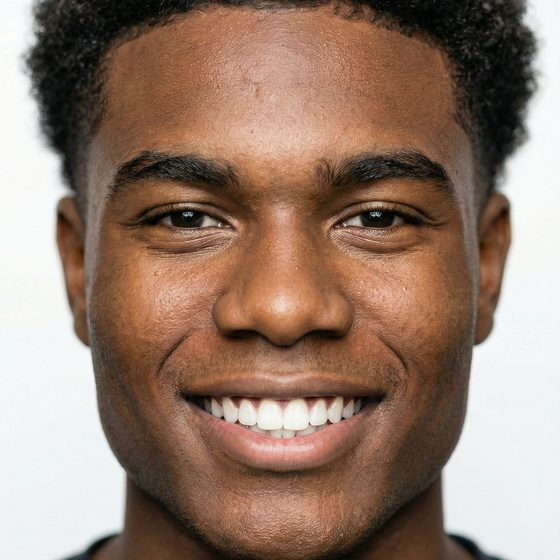
#> input picture img/ados-roy-thumb.jpg, 560 x 560 px
$ python -i build_catalog.py   (imports and definitions only)
#> lines starting #> are read from the running program, lines starting #| are printed output that depends on the picture
#!/usr/bin/env python3
"""
LOU DENIM — Catalogue Modèles IA
Scans a MODEL CATALOG folder tree (section/Model/{*_CS, *_CU|*_ECU}) and
builds a self-contained static site: face grid by section -> click ->
character-sheet view. Studio Blush brand.

Usage: python3 build_catalog.py <source_dir> <out_dir>
Conventions:
  - subfolder of source        = section (femmes, hommes, ados, enfants, seniors)
  - subfolder of section       = model name (folder name displayed, capitalized)
  - file containing 'CS'       = character sheet (16:9)
  - file containing 'CU'/'ECU' = close-up portrait (grid thumbnail)
  - fallback: landscape image  = sheet, portrait image = close-up
"""
import base64, io, json, os, re, sys, unicodedata
from PIL import Image

SRC = sys.argv[1] if len(sys.argv) > 1 else "/mnt/user-data/uploads/MODEL CATALOG"
OUT = sys.argv[2] if len(sys.argv) > 2 else "/root/catalogue-models"
LOGO = "/root/.claude/skills/pdf-lou/assets/lou-denim-logo.svg"

SECTION_ORDER = ["femmes", "hommes", "ados", "enfants", "seniors"]
SECTION_LABEL = {"femmes": "Femmes", "hommes": "Hommes", "ados": "Ados",
                 "enfants": "Enfants", "seniors": "Seniors"}

THUMB_PX   = 560   # square face thumb
FACE_PX    = 1000  # face image in the sheet view
SHEET_W    = 1800  # character sheet width
JPG_Q      = 82

def slugify(s):
    s = unicodedata.normalize("NFKD", s).encode("ascii", "ignore").decode()
    return re.sub(r"[^a-z0-9]+", "-", s.lower()).strip("-")

# [19 lines left out: function classify, not called in this run]

def save_jpg(im, path, quality=JPG_Q):
    im.convert("RGB").save(path, "JPEG", quality=quality, optimize=True, progressive=True)

def detect_face_center(pil_im):
    """return (cx, cy) of the largest detected face, or None"""
    try:
        import cv2, numpy as np
        small = pil_im.convert("RGB").copy()
        scale = 800 / max(small.size)
        if scale < 1:
            small = small.resize((round(small.width*scale), round(small.height*scale)), Image.LANCZOS)
        else:
            scale = 1.0
        gray = cv2.cvtColor(np.array(small), cv2.COLOR_RGB2GRAY)
        cascade = cv2.CascadeClassifier(cv2.data.haarcascades + "haarcascade_frontalface_default.xml")
        faces = cascade.detectMultiScale(gray, 1.1, 5, minSize=(60, 60))
        if len(faces) == 0:
            return None
        x, y, fw, fh = max(faces, key=lambda f: f[2]*f[3])
        return ((x + fw/2) / scale, (y + fh/2) / scale)
    except Exception:
        return None

def face_thumb(src, dst, px=THUMB_PX):
#> called with src = '../../img/ados-roy-thumb.jpg', dst = 'out.png', px = 560
    with Image.open(src) as im:
#> im is the input picture: PIL image 560x560 RGB; mean R, G, B 150.5, 125.4, 110.4
        w, h = im.size
#> w = 560; h = 560
        side = min(w, h)
#> side = 560
        c = detect_face_center(im)
#> in detect_face_center, `gray = cv2.cvtColor(np.array(small), cv2.COLOR_RGB2GRAY)`:
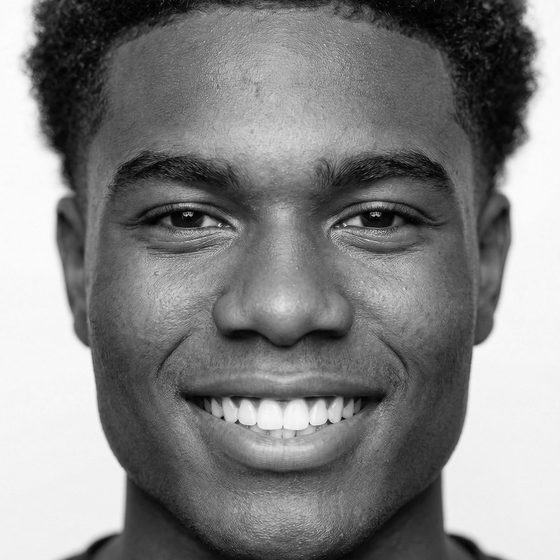
#> gray: shape (560, 560); min 0, max 255, mean 131.2
#> in detect_face_center, `faces = cascade.detectMultiScale(gray, 1.1, 5, minSize=(60, 60))`: faces = [[69, 47, 423, 423]]
#> in detect_face_center, `x, y, fw, fh = max(faces, key=lambda f: f[2]*f[3])`: x = 69; y = 47; fw = 423
#> c = (280.5, 258.5)
        if c:
            # bias slightly below face centre: prioritise mouth/chin over forehead
            cx, cy = int(c[0]), int(c[1] + 0.05 * side)
#> cx = 280; cy = 286
        else:
            cx, cy = w // 2, int(h * 0.45)  # fallback
        left = max(0, min(w - side, cx - side // 2))
#> left = 0
        top  = max(0, min(h - side, cy - side // 2))
#> top = 0
        im = im.crop((left, top, left + side, top + side))
        # trim ~1% on every edge: kills 1-2px dark generation rims (e.g. Ella)
        t = max(2, side // 100)
#> t = 5
        im = im.crop((t, t, side - t, side - t))
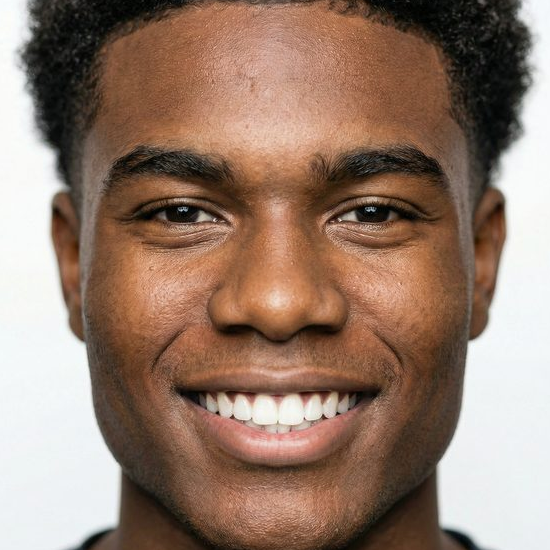
#> im: PIL image 550x550 RGB; mean R, G, B 150, 124.1, 108.7
        im = im.resize((px, px), Image.LANCZOS)
#> im: PIL image 560x560 RGB
        save_jpg(im, dst)

# [57 lines left out: functions resize_w, main, not called in this run]

HTML_TEMPLATE = r"""<!DOCTYPE html>
<html lang="fr">
<head>
<meta charset="utf-8">
<meta name="viewport" content="width=device-width, initial-scale=1">
<title>LOU DENIM — Catalogue Modèles IA</title>
<meta name="robots" content="noindex">
<style>
@import url('https://fonts.googleapis.com/css2?family=Jost:wght@300;400;500;600&display=swap');
:root{
  --blush:#FBF1EF; --blush2:#F5E3DF; --blush3:#EBC9C3;
  --ink:#000; --grey:#666;
}
*{box-sizing:border-box;margin:0;padding:0}
body{font-family:'Jost',sans-serif;background:#fff;color:var(--ink);position:relative}
.wrap{max-width:1180px;margin:0 auto;padding:0 20px}

header.wrap{padding:86px 20px 26px;text-align:center}
header img{height:86px;margin-bottom:8px}
.rule{width:330px;max-width:70%;height:1px;background:var(--ink);margin:0 auto 10px}
.doc-band{display:inline-block;background:var(--ink);color:#fff;padding:10px 34px;border-radius:999px;
  font-size:15px;letter-spacing:.32em;text-transform:uppercase;font-weight:500;margin-top:24px}
.sub{font-size:12px;letter-spacing:.24em;text-transform:uppercase;color:var(--ink)}
.contact{margin-top:8px;font-size:11px;letter-spacing:.1em;color:var(--grey)}
.intro{max-width:640px;margin:20px auto 0;font-size:14px;font-weight:300;line-height:1.55;color:#333}

nav{position:sticky;top:0;background:#fff;border-top:1px solid #eee;border-bottom:1px solid #eee;
  z-index:5;margin-top:26px}
nav .wrap{display:flex;gap:6px;justify-content:center;flex-wrap:wrap;padding:10px 20px}
nav a{font-size:12px;letter-spacing:.18em;text-transform:uppercase;text-decoration:none;
  color:var(--ink);padding:7px 16px;border-radius:999px;background:#fff;border:1px solid #000;transition:background .15s}
nav a:hover{border-color:#E7549F;color:#E7549F;background:#fff}

section{padding:34px 0 6px}
h2.band{background:var(--ink);color:#fff;font-size:14px;font-weight:500;letter-spacing:.3em;
  text-transform:uppercase;padding:9px 18px;border-radius:10px;display:flex;justify-content:space-between;align-items:center}
h2.band .count{font-size:11px;letter-spacing:.14em;color:var(--blush3)}
.grid{display:grid;grid-template-columns:repeat(auto-fill,minmax(158px,1fr));gap:16px;margin-top:18px}
.card{cursor:pointer;background:#fff;border:1px solid #e8e0dd;padding:8px 8px 10px;border-radius:4px;
  transition:transform .12s, box-shadow .12s, border-color .12s}
.card:hover{border-color:#E7549F}
.card:hover{transform:translateY(-3px);box-shadow:0 8px 22px rgba(0,0,0,.10)}
.card img{width:100%;aspect-ratio:1/1;object-fit:cover;border-radius:2px;display:block;background:var(--blush2)}
.card .nm{margin-top:8px;text-align:center;font-size:13px;letter-spacing:.16em;text-transform:uppercase;font-weight:500}

footer{margin-top:46px;padding:26px 0 34px;background:#F3F3F2;text-align:center}
footer p{font-size:11px;letter-spacing:.14em;color:#444;text-transform:uppercase}
footer p+p{margin-top:6px}
footer a{color:#000}

/* ---- sheet view (lightbox) ---- */
#lb{position:fixed;inset:0;background:#fff;z-index:50;display:none;overflow-y:auto}
#lb.open{display:block}
#lb .inner{max-width:1180px;margin:0 auto;padding:26px 20px 60px}
#lb .top{display:flex;justify-content:space-between;align-items:center;margin-bottom:20px}
#lb .nm-band{background:var(--ink);color:#fff;padding:8px 26px;border-radius:999px;font-size:15px;
  letter-spacing:.3em;text-transform:uppercase;font-weight:500}
#lb .sec-tag{font-size:11px;letter-spacing:.2em;text-transform:uppercase;color:var(--grey);margin-left:14px}
#lb button{font-family:'Jost';background:var(--blush);border:0;cursor:pointer;font-size:12px;
  letter-spacing:.18em;text-transform:uppercase;padding:10px 18px;border-radius:999px}
#lb button:hover{background:#fff;box-shadow:inset 0 0 0 1px #E7549F;color:#E7549F}
#lb .imgs{display:flex;flex-direction:column;gap:18px}
#lb .imgs img{width:100%;border-radius:4px;display:block;background:var(--blush2)}
#lb .duo{display:grid;grid-template-columns:minmax(0,340px) 1fr;gap:18px;align-items:start}
#lb .duo .face{width:100%;border-radius:4px}
@media(max-width:700px){#lb .duo{grid-template-columns:1fr}}
#lb .navrow{display:flex;justify-content:space-between;margin-top:26px}
#lb .cta{margin-top:30px;background:var(--blush2);padding:18px 20px;border-radius:4px;
  display:flex;justify-content:space-between;align-items:center;gap:14px;flex-wrap:wrap}
#lb .cta span{font-size:13px;font-weight:300}
#lb .cta a{background:#000;color:#fff;text-decoration:none;font-size:12px;letter-spacing:.18em;
  text-transform:uppercase;padding:11px 20px;border-radius:999px}
#dotfx{position:absolute;top:0;left:0;width:100%;height:430px;z-index:-1;pointer-events:none}
@media (prefers-reduced-motion: reduce){#dotfx{display:none}}
.socials{display:flex;gap:20px;justify-content:center;margin-top:16px}.socials a{color:#8a8f93;transition:color .15s}.socials a:hover{color:#E7549F}.socials svg{height:18px;width:18px;fill:currentColor;display:block}
</style>
</head>
<body>

<canvas id="dotfx"></canvas>

<header class="wrap">
  <a href="index.html"><img src="__LOGO_SRC__" alt="Lou Denim"></a>
  <div class="rule"></div>
  <p class="sub">Directeur artistique IA</p>
  <div><span class="doc-band">Catalogue Modèles IA</span></div>
  <p class="intro">Des modèles générés en IA, disponibles pour vos campagnes.
  Chaque modèle a son identité préservée d'une image à l'autre et peut être mis en scène avec votre produit.
  Cliquez sur un visage pour voir sa fiche complète.</p>
</header>

<nav><div class="wrap" id="navlinks"></div></nav>

<main class="wrap" id="main"></main>

<footer>
  <p style="margin-bottom:6px"><a href="mailto:lou@loudenim.com">lou@loudenim.com</a> · <a href="tel:+590690299544">+590 (0)690 299 544</a></p>
  <p>Un modèle vous intéresse&nbsp;? <a href="mailto:lou@loudenim.com?subject=Demande%20mod%C3%A8le%20—%20Catalogue%20IA">lou@loudenim.com</a></p>
  <p>Estimez votre projet&nbsp;: <a href="devis.html" target="_blank" rel="noopener">simulateur de devis en ligne</a></p>
  <p style="margin-top:14px">© Lou Denim — modèles générés par IA, tous droits réservés</p>
<div class="socials"><a href="https://www.instagram.com/loudenim/" target="_blank" rel="noopener" aria-label="Instagram" title="Instagram"><svg viewBox="0 0 24 24" xmlns="http://www.w3.org/2000/svg"><path d="M12 2.16c3.2 0 3.58.01 4.85.07 3.25.15 4.77 1.69 4.92 4.92.06 1.27.07 1.65.07 4.85s-.01 3.58-.07 4.85c-.15 3.23-1.66 4.77-4.92 4.92-1.27.06-1.64.07-4.85.07s-3.58-.01-4.85-.07c-3.26-.15-4.77-1.7-4.92-4.92-.06-1.27-.07-1.64-.07-4.85s.01-3.58.07-4.85C2.38 3.92 3.9 2.38 7.15 2.23 8.42 2.17 8.8 2.16 12 2.16zM12 0C8.74 0 8.33.01 7.05.07 2.7.27.27 2.69.07 7.05.01 8.33 0 8.74 0 12s.01 3.67.07 4.95c.2 4.36 2.62 6.78 6.98 6.98 1.28.06 1.69.07 4.95.07s3.67-.01 4.95-.07c4.35-.2 6.78-2.62 6.98-6.98.06-1.28.07-1.69.07-4.95s-.01-3.67-.07-4.95C23.73 2.7 21.31.27 16.95.07 15.67.01 15.26 0 12 0zm0 5.84A6.16 6.16 0 1 0 18.16 12 6.16 6.16 0 0 0 12 5.84zm0 10.15A3.99 3.99 0 1 1 16 12a3.99 3.99 0 0 1-4 3.99zm6.41-11.85a1.44 1.44 0 1 0 1.43 1.44 1.44 1.44 0 0 0-1.43-1.44z"/></svg></a><a href="https://www.tiktok.com/@loudenim" target="_blank" rel="noopener" aria-label="TikTok" title="TikTok"><svg viewBox="0 0 24 24" xmlns="http://www.w3.org/2000/svg"><path d="M12.53.02C13.84 0 15.14.01 16.44 0c.08 1.53.63 3.09 1.75 4.17 1.12 1.11 2.7 1.62 4.24 1.79v4.03c-1.44-.05-2.89-.35-4.2-.97-.57-.26-1.1-.59-1.62-.93-.01 2.92.01 5.84-.02 8.75-.08 1.4-.54 2.79-1.35 3.94-1.31 1.92-3.58 3.17-5.91 3.21-1.43.08-2.86-.31-4.08-1.03-2.02-1.19-3.44-3.37-3.65-5.71-.02-.5-.03-1-.01-1.49.18-1.9 1.12-3.72 2.58-4.96 1.66-1.44 3.98-2.13 6.15-1.72.02 1.48-.04 2.96-.04 4.44-.99-.32-2.15-.23-3.02.37-.63.41-1.11 1.04-1.36 1.75-.21.51-.15 1.07-.14 1.61.24 1.64 1.82 3.02 3.5 2.87 1.12-.01 2.19-.66 2.77-1.61.19-.33.4-.67.41-1.06.1-1.79.06-3.57.07-5.36.01-4.03-.01-8.05.02-12.07z"/></svg></a><a href="https://www.youtube.com/@loudenim" target="_blank" rel="noopener" aria-label="YouTube" title="YouTube"><svg viewBox="0 0 24 24" xmlns="http://www.w3.org/2000/svg"><path d="M23.5 6.19a3.02 3.02 0 0 0-2.12-2.14C19.5 3.55 12 3.55 12 3.55s-7.5 0-9.38.5A3.02 3.02 0 0 0 .5 6.19 31.6 31.6 0 0 0 0 12a31.6 31.6 0 0 0 .5 5.81 3.02 3.02 0 0 0 2.12 2.14c1.88.5 9.38.5 9.38.5s7.5 0 9.38-.5a3.02 3.02 0 0 0 2.12-2.14A31.6 31.6 0 0 0 24 12a31.6 31.6 0 0 0-.5-5.81zM9.55 15.57V8.43L15.82 12z"/></svg></a><a href="https://x.com/loudenim" target="_blank" rel="noopener" aria-label="X" title="X"><svg viewBox="0 0 24 24" xmlns="http://www.w3.org/2000/svg"><path d="M18.9 1.2h3.7l-8.2 9.4L24 22.8h-7.6l-5.9-7.8-6.8 7.8H0l8.8-10L0 1.2h7.8l5.4 7.1zM17.6 20.6h2L6.5 3.3h-2.2z"/></svg></a><a href="https://www.linkedin.com/in/loudenim/" target="_blank" rel="noopener" aria-label="LinkedIn" title="LinkedIn"><svg viewBox="0 0 24 24" xmlns="http://www.w3.org/2000/svg"><path d="M20.45 20.45h-3.55v-5.57c0-1.33-.03-3.04-1.85-3.04-1.85 0-2.14 1.45-2.14 2.94v5.67H9.36V9h3.41v1.56h.05c.48-.9 1.64-1.85 3.37-1.85 3.6 0 4.27 2.37 4.27 5.46v6.28zM5.34 7.43a2.06 2.06 0 1 1 0-4.12 2.06 2.06 0 0 1 0 4.12zM7.12 20.45H3.56V9h3.56v11.45zM22.22 0H1.77C.79 0 0 .77 0 1.72v20.55C0 23.23.79 24 1.77 24h20.45c.98 0 1.78-.77 1.78-1.73V1.72C24 .77 23.2 0 22.22 0z"/></svg></a></div></footer>

<div id="lb">
  <div class="inner">
    <div class="top">
      <div><span class="nm-band" id="lb-name"></span><span class="sec-tag" id="lb-sec"></span></div>
      <button onclick="closeLB()">Fermer ✕</button>
    </div>
    <div class="imgs" id="lb-imgs"></div>
    <div class="cta">
      <span>Ce modèle vous plaît&nbsp;? Dites-moi pour quel projet — je vous réponds avec un devis.</span>
      <a id="lb-mail" href="#">Demander ce modèle</a>
    </div>
    <div class="navrow">
      <button onclick="stepLB(-1)">← Précédent</button>
      <button onclick="stepLB(1)">Suivant →</button>
    </div>
  </div>
</div>

<script>
const DATA = __DATA__;
const flat = [];
DATA.forEach(sec => sec.models.forEach(m => flat.push(m)));

const nav = document.getElementById('navlinks');
const main = document.getElementById('main');
DATA.forEach(sec => {
  nav.insertAdjacentHTML('beforeend',
    `<a href="#${sec.key}">${sec.label}</a>`);
  const cards = sec.models.map(m =>
    `<div class="card" onclick="openLB('${m.slug}')">
       <img loading="lazy" src="${m.thumb}" alt="${m.name}">
       <div class="nm">${m.name}</div>
     </div>`).join('');
  main.insertAdjacentHTML('beforeend',
    `<section id="${sec.key}">
       <h2 class="band">${sec.label}<span class="count">${sec.models.length} modèle${sec.models.length>1?'s':''}</span></h2>
       <div class="grid">${cards}</div>
     </section>`);
});

let cur = -1;
function openLB(slug){
  cur = flat.findIndex(m => m.slug === slug);
  renderLB();
  document.getElementById('lb').classList.add('open');
  document.body.style.overflow = 'hidden';
}
function renderLB(){
  const m = flat[cur];
  document.getElementById('lb-name').textContent = m.name;
  document.getElementById('lb-sec').textContent = m.section;
  document.getElementById('lb-mail').href =
    'mailto:lou@loudenim.com?subject=' + encodeURIComponent('Demande modèle — ' + m.name + ' (' + m.section + ')');
  let h = '';
  if (m.sheet) h += `<img src="${m.sheet}" alt="${m.name} — fiche">`;
  if (m.face)  h += m.sheet
      ? `<div class="duo"><img class="face" src="${m.face}" alt="${m.name} — portrait"><div></div></div>`
      : `<div class="duo"><img class="face" src="${m.face}" alt="${m.name} — portrait"><div></div></div>`;
  document.getElementById('lb-imgs').innerHTML = h;
  document.querySelector('#lb .inner').scrollTop = 0;
  window.scrollTo(0,0);
}
function stepLB(d){
  cur = (cur + d + flat.length) % flat.length;
  renderLB();
}
function closeLB(){
  document.getElementById('lb').classList.remove('open');
  document.body.style.overflow = '';
}
document.addEventListener('keydown', e => {
  if (!document.getElementById('lb').classList.contains('open')) return;
  if (e.key === 'Escape') closeLB();
  if (e.key === 'ArrowRight') stepLB(1);
  if (e.key === 'ArrowLeft') stepLB(-1);
});
</script>
<script>(function(){
const cv=document.getElementById('dotfx');if(!cv)return;
const ctx=cv.getContext('2d');const HH=430;
function sz(){cv.width=document.documentElement.clientWidth;cv.height=HH;}
sz();addEventListener('resize',sz);
const SP=34;
function mask(x,y){const cx=cv.width/2;const dx=Math.max(0,Math.abs(x-cx)-150);const dy=Math.max(0,y-(HH-40));return Math.min(1,Math.hypot(dx,dy*2.2)/140);}
function rnd(a,b){return a+Math.random()*(b-a);}
function newPath(side){
  const w=cv.width;
  const x0=side==='L'?0.03:0.56, x1=side==='L'?0.44:0.97;
  const spots=[[w*x0,HH*0.9],[w*x1,HH*0.9],[w*x0,HH*0.1],[w*x1,HH*0.1],[w*(x0+x1)/2,HH*0.5]];
  const i=Math.floor(Math.random()*spots.length);
  let j;do{j=Math.floor(Math.random()*spots.length);}while(j===i);
  const P1=[rnd(w*x0,w*x1),rnd(HH*0.05,HH*0.95)];
  const P2=[rnd(w*x0,w*x1),rnd(HH*0.05,HH*0.95)];
  return {P:[spots[i],P1,P2,spots[j]],dur:rnd(5,7),start:performance.now()};
}
let comets=[newPath('L'),newPath('R')];
comets[1].start=performance.now()-comets[1].dur*500;
function bez(P,u){const a=1-u;return[a*a*a*P[0][0]+3*a*a*u*P[1][0]+3*a*u*u*P[2][0]+u*u*u*P[3][0],a*a*a*P[0][1]+3*a*a*u*P[1][1]+3*a*u*u*P[2][1]+u*u*u*P[3][1]];}
function draw(now){
  ctx.clearRect(0,0,cv.width,cv.height);
  const trail=[];
  comets.forEach((c,idx)=>{
    let tt=(now-c.start)/1000/c.dur;
    if(tt>1.08){comets[idx]=newPath(idx===0?'L':'R');c=comets[idx];tt=0;}
    for(let s=0;s<=Math.min(tt,1);s+=0.02){trail.push({p:bez(c.P,s),decay:Math.max(0,1-(tt-s)*2.2)});}
  });
  for(let x=SP/2;x<cv.width;x+=SP){
    for(let y=SP/2;y<HH-4;y+=SP){
      const m=mask(x,y);if(m<=0.02)continue;
      let lit=0;
      for(const q of trail){if(q.decay<=0)continue;const d=Math.hypot(x-q.p[0],y-q.p[1]);if(d<210){const v=(1-d/210)*q.decay;if(v>lit)lit=v;}}
      const o=(0.14+lit*0.86)*m;
      const sh=Math.round(133-133*lit);
      ctx.beginPath();ctx.arc(x,y,1.1+lit*1.7,0,6.283);
      ctx.fillStyle='rgba('+sh+','+sh+','+Math.round(sh*1.03)+','+o.toFixed(3)+')';
      ctx.fill();
    }
  }
  requestAnimationFrame(draw);
}
requestAnimationFrame(draw);
})();</script>
</body>
</html>
"""

# [2 lines not run here, left out]

>>> result = face_thumb('../../img/ados-roy-thumb.jpg', 'out.png')

$ run again, on img/femmes-vanessa-thumb.jpg
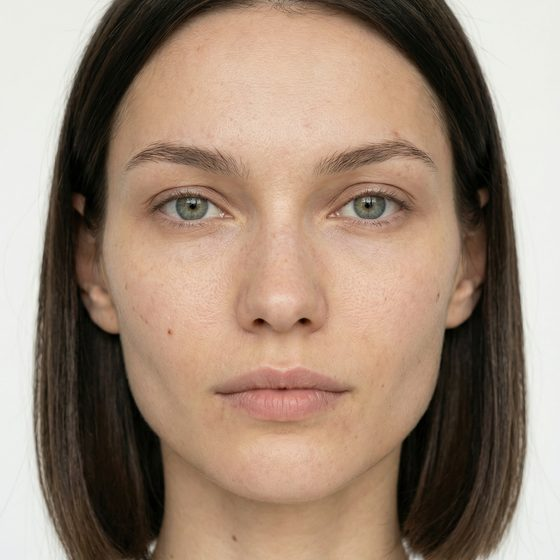
#> input picture img/femmes-vanessa-thumb.jpg, 560 x 560 px
#> in face_thumb, im is the input picture: PIL image 560x560 RGB; mean R, G, B 157.4, 135.5, 118.1
#> in detect_face_center, `gray = cv2.cvtColor(np.array(small), cv2.COLOR_RGB2GRAY)`:
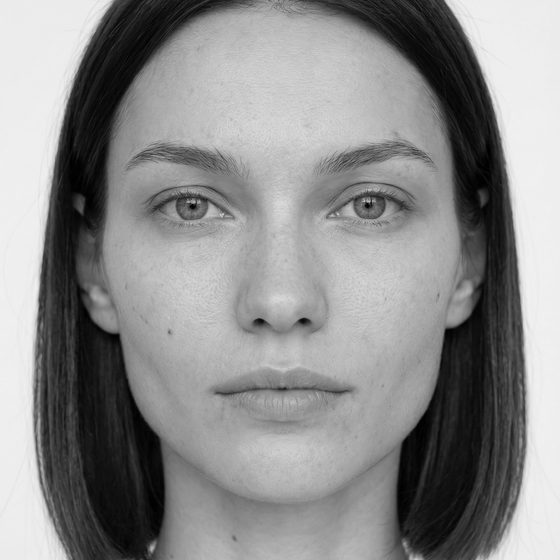
#> gray: shape (560, 560); min 0, max 244, mean 140.1
#> faces = [[78, 52, 412, 412]]
#> x = 78; y = 52; fw = 412
#> c = (284, 258)
#> cx = 284; cy = 286
#> left = 0
#> in face_thumb, `im = im.crop((t, t, side - t, side - t))`:
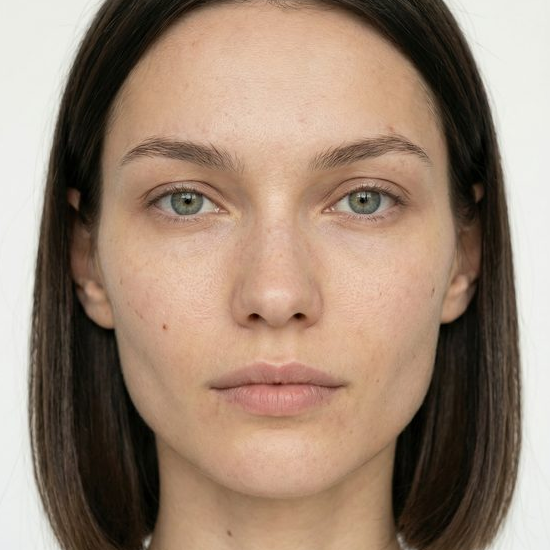
#> im: PIL image 550x550 RGB; mean R, G, B 156.1, 133.6, 115.9

$ run again, on img/hommes-chen-thumb.jpg
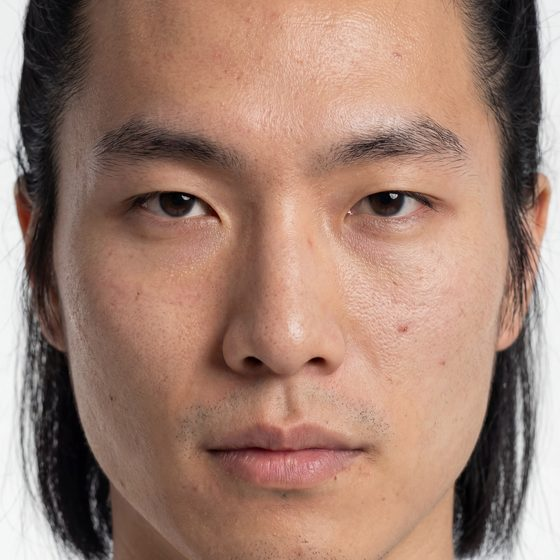
#> input picture img/hommes-chen-thumb.jpg, 560 x 560 px
#> in face_thumb, im is the input picture: PIL image 560x560 RGB; mean R, G, B 160.2, 127.4, 112.8
#> in detect_face_center, `gray = cv2.cvtColor(np.array(small), cv2.COLOR_RGB2GRAY)`:
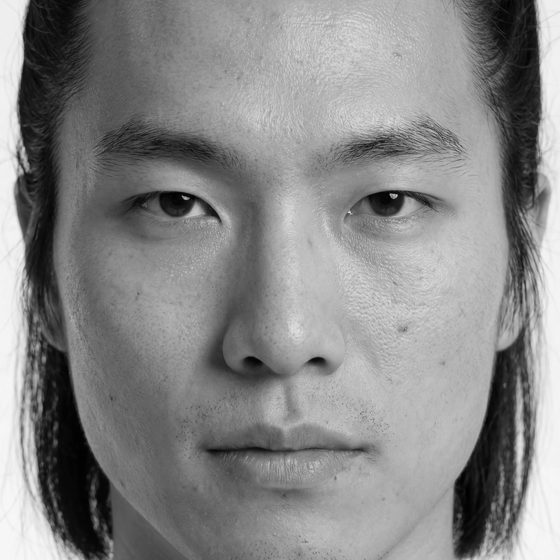
#> gray: shape (560, 560); min 0, max 248, mean 135.5
#> faces = [[60, 29, 454, 454]]
#> x = 60; y = 29; fw = 454
#> c = (287, 256)
#> cx = 287; cy = 284
#> left = 0
#> in face_thumb, `im = im.crop((t, t, side - t, side - t))`:
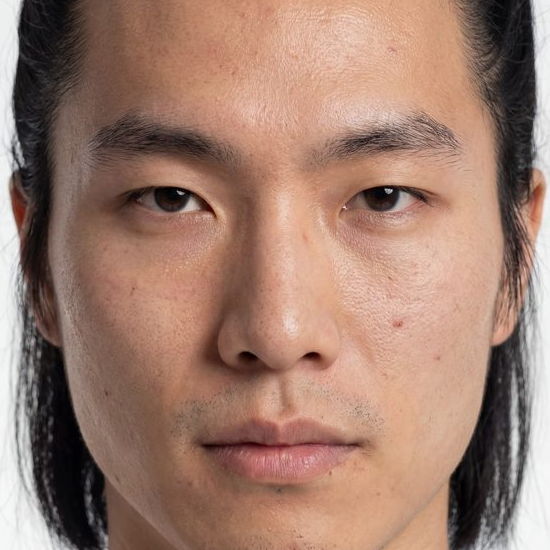
#> im: PIL image 550x550 RGB; mean R, G, B 158.6, 125.2, 110.3
